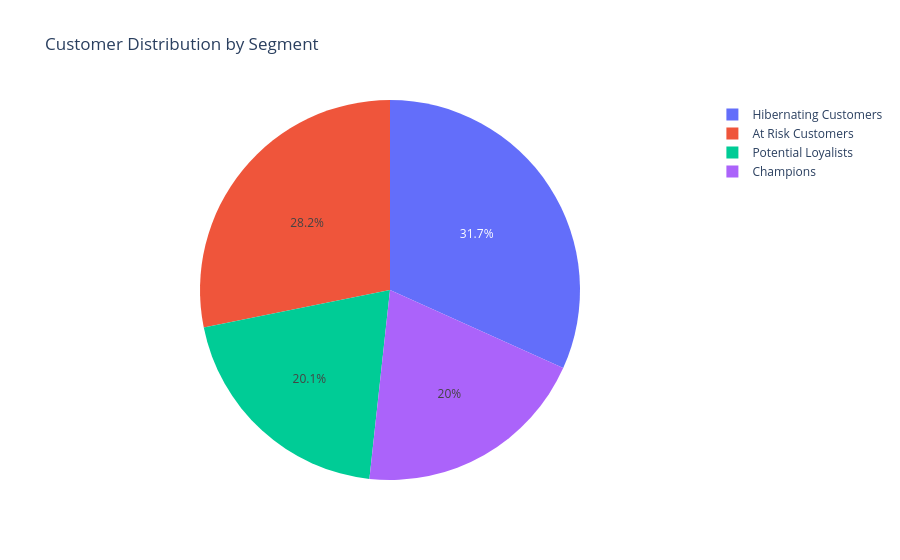
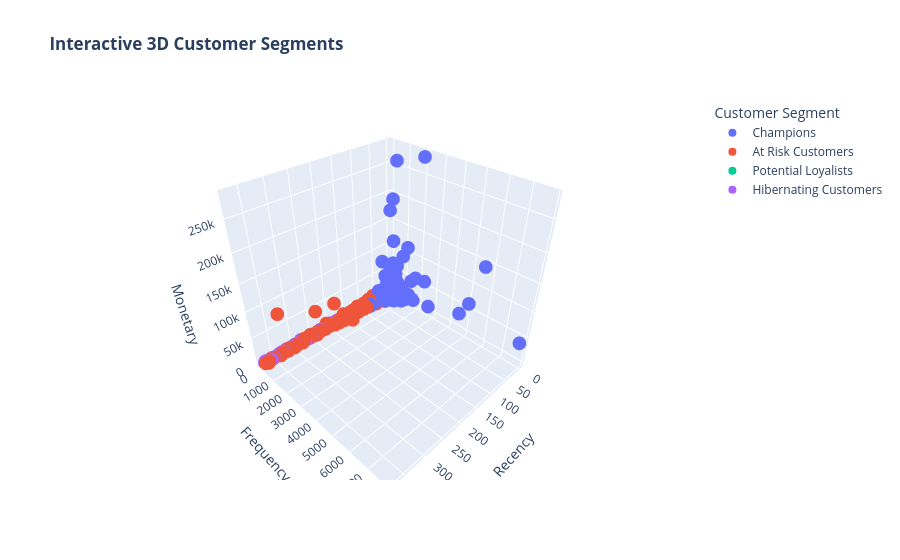
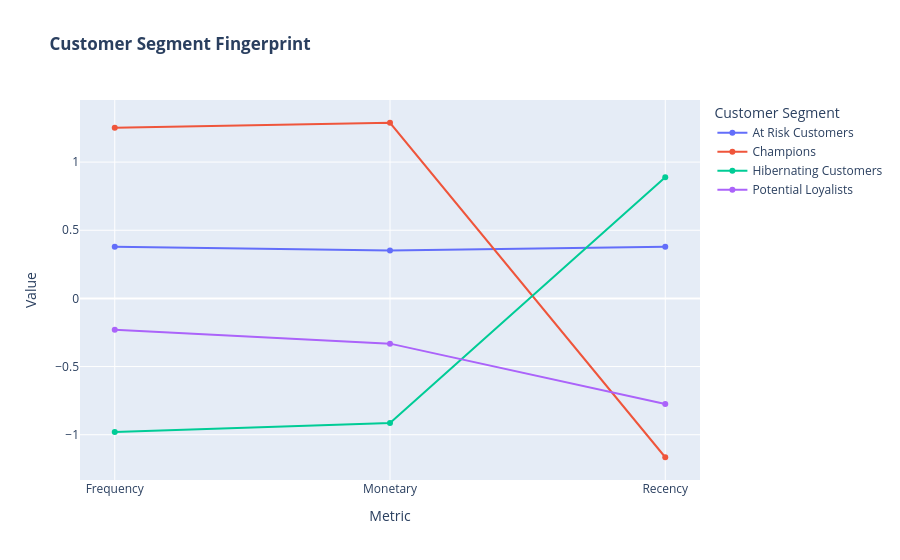
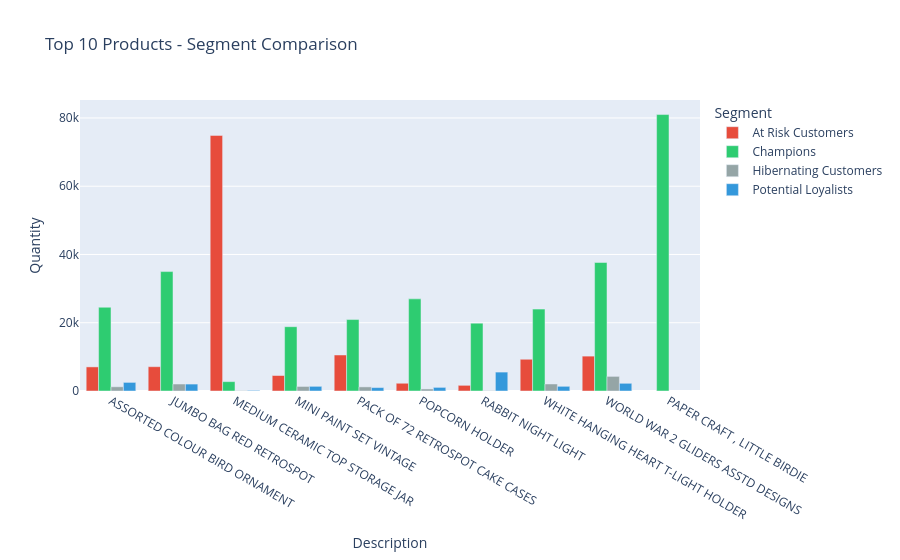

Notebook source saved alongside these figures, in order:
### Code cell
import pandas as pd
import numpy as np
import datetime as dt
from sklearn.preprocessing import StandardScaler
from sklearn.cluster import KMeans
import matplotlib.pyplot as plt
import seaborn as sns
import plotly.express as px

# Load the dataset
df = pd.read_csv('online_retail.csv')
df_copy = df.copy()

#Data Cleaning
df_copy = df_copy.dropna(subset=['CustomerID'])
df_copy = df_copy.dropna(subset=['Description'])

df_copy = df_copy[df_copy['Quantity'] > 0]
df_copy = df_copy[df_copy['UnitPrice'] > 0]

df_copy = df_copy[df_copy['InvoiceNo'].str.startswith('C') == False]
df_copy['TotalPrice'] = df_copy['Quantity'] * df_copy['UnitPrice']



# print(df.info())
# print(df.describe())
# print("\nMissing values:")
# print(df.isnull().sum())
# df.head()

#datetime
df_copy['InvoiceDate'] = pd.to_datetime(df_copy['InvoiceDate'])
snapshot_date = df_copy['InvoiceDate'].max() + dt.timedelta(days=1)

#Recency Frequency Monetary
rfm = df_copy.groupby("CustomerID").agg({
    'InvoiceDate': (lambda x:(snapshot_date - x.max()).days), #Recency
    'InvoiceNo': 'count', #Frequency
    'TotalPrice': 'sum' #Monetary
})

rfm.rename(columns={
    'InvoiceDate' : 'Recency',
    'InvoiceNo' : 'Frequency',
    'TotalPrice' : 'Monetary',
    
},
inplace=True
)

#Scaling and Log Transformation
rfm_log = np.log(rfm +1)
scaler =  StandardScaler()

rfm_scaled = scaler.fit_transform(rfm_log)
rfm_scaled_df = pd.DataFrame(rfm_scaled, index=rfm.index,columns = rfm.columns)

#finding the no. of clusters

sse = {}
for n in range(1,11) : 
    kmeans = KMeans(n_clusters=n,random_state=42,n_init=50)
    kmeans.fit(rfm_scaled_df)
    sse[n] = kmeans.inertia_

plt.figure(figsize=(8,6))
plt.title("Elbow method to find best value of n")

plt.xlabel("No. Of Clusters")
plt.ylabel("Inertia Level")

sns.pointplot(x=list(sse.keys()),y=list(sse.values()))

plt.grid(True)
plt.show()

kmeans = KMeans(n_clusters=4,random_state=42,n_init=50,init='k-means++')
rfm_scaled_df['Cluster'] = kmeans.fit_predict(rfm_scaled_df)

rfm['Cluster'] = kmeans.labels_

segment_names = {
    0 : "Champions",
    1 : "At Risk Customers",
    2 : "Potential Loyalists",
    3 : "Hibernating Customers"
}

rfm['Segment'] = rfm['Cluster'].map(segment_names)

# Set legend order for Segment
segment_order = ["Champions", "At Risk Customers", "Potential Loyalists", "Hibernating Customers"]


cluster_profile = rfm.groupby(['Cluster', 'Segment']).agg(
    {
        'Recency'  : ["mean","max","min"],
        'Frequency' :"mean",
        'Monetary' : ["mean","count"]

    }
).round(2)


print(cluster_profile.head())


segment_counts = rfm['Segment'].value_counts().reset_index()
segment_counts.columns = ['Segment', 'Count']
fig_pie = px.pie(
    segment_counts,
    values='Count',
    names='Segment',
    title="Customer Distribution by Segment",
    color_discrete_map={
    "Champions": "#2ecc71",
    "At Risk Customers": "#e74c3c",
    "Potential Loyalists": "#3498db",
    "Hibernating Customers": "#95a5a6"
    }
)

fig_pie.show()

# We use the dataframe that has both the coordinates and the labels
fig = px.scatter_3d(rfm, 
                    x='Recency', 
                    y='Frequency', 
                    z='Monetary',
                    color='Segment', # Colors dots by Segment name
                    hover_name=rfm.index, # Shows CustomerID when you hover
                    title='<b> Interactive 3D Customer Segments </b>',
                    category_orders={'Segment': ["Champions", "At Risk Customers", "Potential Loyalists", "Hibernating Customers"]})
fig.update_layout(scene = dict(
                    xaxis_title='Recency',
                    yaxis_title='Frequency',
                    zaxis_title='Monetary'),
                    legend_title='Customer Segment')


fig.show()



#snake plot
rfm_scaled_df["Cluster"] = rfm["Cluster"]
rfm_scaled_df["Segment"] = rfm["Segment"]
rfm_scaled_df["CustomerID"] = rfm.index

melted_df = pd.melt(
    rfm_scaled_df,
    id_vars=["CustomerID","Cluster","Segment"],
    value_vars=["Recency","Frequency","Monetary"],
    var_name="Metric",
    value_name="Value",

)

df_snake = melted_df.groupby(["Segment","Metric"])["Value"].mean().reset_index()

print(df_snake)
fig_snake = px.line(
    df_snake,
    x="Metric",
    y="Value",
    color="Segment",
    markers=True,
    category_orders={'Metric' : ["Champions", "At Risk Customers","Potential Loyalist", "Hibernating Customers"]},
    title="<b> Customer Segment Fingerprint </b>"

)

fig_snake.update_layout(
    xaxis_title="Metric",
    yaxis_title="Value",
    legend_title="Customer Segment"
)


fig_snake.show()

#Supply Chain Optimization
supply_chain_df = df_copy.merge(rfm[["Segment"]],on="CustomerID")

champions_products = supply_chain_df[supply_chain_df["Segment"]=="Champions"]

top_champion_products = champions_products.groupby("Description")["Quantity"].sum().sort_values(ascending=False)
print("Top 5 Products Purchased By Champions")
print(top_champion_products.head())

Atrisk_products = supply_chain_df[supply_chain_df["Segment"]=="At Risk Customers"]


top_at_risk_products = Atrisk_products.groupby("Description")["Quantity"].sum().sort_values(ascending=False)
print("Top 5 Products Purchased By At Risk Customers")
print(top_at_risk_products.head())

Potential_loyalists_products = supply_chain_df[supply_chain_df["Segment"]=="Potential Loyalists"]


top_potential_loyalists_products = Potential_loyalists_products.groupby("Description")["Quantity"].sum().sort_values(ascending=False)
print("Top 5 Products Purchased By Potential Loyalists")
print(top_potential_loyalists_products.head())

Hibernating_customers_products = supply_chain_df[supply_chain_df["Segment"]=="Hibernating Customers"]
top_hibernating_customers_products = Hibernating_customers_products.groupby("Description")["Quantity"].sum().sort_values(ascending=False)
print("Top 5 Products Purchased By Hibernating Customers")
print(top_hibernating_customers_products.head())

product_by_segment = supply_chain_df.groupby(["Description", "Segment"])["Quantity"].sum().reset_index()
top_overall_products = supply_chain_df.groupby("Description")["Quantity"].sum().sort_values(ascending=False).head(10).index
comparison_df = product_by_segment[product_by_segment["Description"].isin(top_overall_products)]
 
fig_comparison = px.bar(
        comparison_df,
        x="Description",
        y="Quantity",
        color="Segment",
        title="Top 10 Products - Segment Comparison",
        color_discrete_map={
            "Champions": "#2ecc71",
            "At Risk Customers": "#e74c3c",
            "Potential Loyalists": "#3498db",
            "Hibernating Customers": "#95a5a6"
        },
        barmode='group'
    )

fig_comparison.show()

### Figure 1 — Plotly figure (JSON) as saved in the notebook; plotly's stock layout.template omitted (floating-point values rounded to 4 significant figures)
{"data": [{"domain": {"x": [0, 1], "y": [0, 1]}, "hovertemplate": "Segment=%{label}<br>Count=%{value}<extra></extra>", "labels": ["Hibernating Customers", "At Risk Customers", "Potential Loyalists", "Champions"], "legendgroup": "", "name": "", "showlegend": true, "type": "pie", "values": [1377, 1222, 872, 867]}], "layout": {"legend": {"tracegroupgap": 0}, "title": {"text": "Customer Distribution by Segment"}}}

### Figure 2 — Plotly figure (JSON) as saved in the notebook; plotly's stock layout.template omitted (floating-point values rounded to 4 significant figures; data arrays with more than 128 entries replaced by an {"elided": "..."} marker saying what was removed)
{"data": [{"hovertemplate": "<b>%{hovertext}</b><br><br>Segment=Champions<br>Recency=%{x}<br>Frequency=%{y}<br>Monetary=%{z}<extra></extra>", "hovertext": {"elided": "867 float values"}, "legendgroup": "Champions", "marker": {"color": "#636efa", "symbol": "circle"}, "mode": "markers", "name": "Champions", "scene": "scene", "showlegend": true, "type": "scatter3d", "x": {"elided": "867 int values"}, "y": {"elided": "867 int values"}, "z": {"elided": "867 float values"}}, {"hovertemplate": "<b>%{hovertext}</b><br><br>Segment=At Risk Customers<br>Recency=%{x}<br>Frequency=%{y}<br>Monetary=%{z}<extra></extra>", "hovertext": {"elided": "1222 float values"}, "legendgroup": "At Risk Customers", "marker": {"color": "#EF553B", "symbol": "circle"}, "mode": "markers", "name": "At Risk Customers", "scene": "scene", "showlegend": true, "type": "scatter3d", "x": {"elided": "1222 int values"}, "y": {"elided": "1222 int values"}, "z": {"elided": "1222 float values"}}, {"hovertemplate": "<b>%{hovertext}</b><br><br>Segment=Potential Loyalists<br>Recency=%{x}<br>Frequency=%{y}<br>Monetary=%{z}<extra></extra>", "hovertext": {"elided": "872 float values"}, "legendgroup": "Potential Loyalists", "marker": {"color": "#00cc96", "symbol": "circle"}, "mode": "markers", "name": "Potential Loyalists", "scene": "scene", "showlegend": true, "type": "scatter3d", "x": {"elided": "872 int values"}, "y": {"elided": "872 int values"}, "z": {"elided": "872 float values"}}, {"hovertemplate": "<b>%{hovertext}</b><br><br>Segment=Hibernating Customers<br>Recency=%{x}<br>Frequency=%{y}<br>Monetary=%{z}<extra></extra>", "hovertext": {"elided": "1377 float values"}, "legendgroup": "Hibernating Customers", "marker": {"color": "#ab63fa", "symbol": "circle"}, "mode": "markers", "name": "Hibernating Customers", "scene": "scene", "showlegend": true, "type": "scatter3d", "x": {"elided": "1377 int values"}, "y": {"elided": "1377 int values"}, "z": {"elided": "1377 float values"}}], "layout": {"legend": {"title": {"text": "Customer Segment"}, "tracegroupgap": 0}, "scene": {"domain": {"x": [0, 1], "y": [0, 1]}, "xaxis": {"title": {"text": "Recency"}}, "yaxis": {"title": {"text": "Frequency"}}, "zaxis": {"title": {"text": "Monetary"}}}, "title": {"text": "<b> Interactive 3D Customer Segments </b>"}}}

### Figure 3 — Plotly figure (JSON) as saved in the notebook; plotly's stock layout.template omitted (floating-point values rounded to 4 significant figures)
{"data": [{"hovertemplate": "Segment=At Risk Customers<br>Metric=%{x}<br>Value=%{y}<extra></extra>", "legendgroup": "At Risk Customers", "line": {"color": "#636efa", "dash": "solid"}, "marker": {"symbol": "circle"}, "mode": "lines+markers", "name": "At Risk Customers", "orientation": "v", "showlegend": true, "type": "scatter", "x": ["Frequency", "Monetary", "Recency"], "xaxis": "x", "y": [0.3787, 0.352, 0.3796], "yaxis": "y"}, {"hovertemplate": "Segment=Champions<br>Metric=%{x}<br>Value=%{y}<extra></extra>", "legendgroup": "Champions", "line": {"color": "#EF553B", "dash": "solid"}, "marker": {"symbol": "circle"}, "mode": "lines+markers", "name": "Champions", "orientation": "v", "showlegend": true, "type": "scatter", "x": ["Frequency", "Monetary", "Recency"], "xaxis": "x", "y": [1.252, 1.289, -1.165], "yaxis": "y"}, {"hovertemplate": "Segment=Hibernating Customers<br>Metric=%{x}<br>Value=%{y}<extra></extra>", "legendgroup": "Hibernating Customers", "line": {"color": "#00cc96", "dash": "solid"}, "marker": {"symbol": "circle"}, "mode": "lines+markers", "name": "Hibernating Customers", "orientation": "v", "showlegend": true, "type": "scatter", "x": ["Frequency", "Monetary", "Recency"], "xaxis": "x", "y": [-0.9795, -0.9136, 0.8878], "yaxis": "y"}, {"hovertemplate": "Segment=Potential Loyalists<br>Metric=%{x}<br>Value=%{y}<extra></extra>", "legendgroup": "Potential Loyalists", "line": {"color": "#ab63fa", "dash": "solid"}, "marker": {"symbol": "circle"}, "mode": "lines+markers", "name": "Potential Loyalists", "orientation": "v", "showlegend": true, "type": "scatter", "x": ["Frequency", "Monetary", "Recency"], "xaxis": "x", "y": [-0.2291, -0.3318, -0.7753], "yaxis": "y"}], "layout": {"legend": {"title": {"text": "Customer Segment"}, "tracegroupgap": 0}, "title": {"text": "<b> Customer Segment Fingerprint </b>"}, "xaxis": {"anchor": "y", "categoryarray": ["Champions", "At Risk Customers", "Potential Loyalist", "Hibernating Customers"], "categoryorder": "array", "domain": [0, 1], "title": {"text": "Metric"}}, "yaxis": {"anchor": "x", "domain": [0, 1], "title": {"text": "Value"}}}}

### Figure 4 — Plotly figure (JSON) as saved in the notebook; plotly's stock layout.template omitted (floating-point values rounded to 4 significant figures)
{"data": [{"alignmentgroup": "True", "hovertemplate": "Segment=At Risk Customers<br>Description=%{x}<br>Quantity=%{y}<extra></extra>", "legendgroup": "At Risk Customers", "marker": {"color": "#e74c3c", "pattern": {"shape": ""}}, "name": "At Risk Customers", "offsetgroup": "At Risk Customers", "orientation": "v", "showlegend": true, "textposition": "auto", "type": "bar", "x": ["ASSORTED COLOUR BIRD ORNAMENT", "JUMBO BAG RED RETROSPOT", "MEDIUM CERAMIC TOP STORAGE JAR", "MINI PAINT SET VINTAGE ", "PACK OF 72 RETROSPOT CAKE CASES", "POPCORN HOLDER", "RABBIT NIGHT LIGHT", "WHITE HANGING HEART T-LIGHT HOLDER", "WORLD WAR 2 GLIDERS ASSTD DESIGNS"], "xaxis": "x", "y": [7060, 7119, 74892, 4537, 10550, 2270, 1662, 9301, 10220], "yaxis": "y"}, {"alignmentgroup": "True", "hovertemplate": "Segment=Champions<br>Description=%{x}<br>Quantity=%{y}<extra></extra>", "legendgroup": "Champions", "marker": {"color": "#2ecc71", "pattern": {"shape": ""}}, "name": "Champions", "offsetgroup": "Champions", "orientation": "v", "showlegend": true, "textposition": "auto", "type": "bar", "x": ["ASSORTED COLOUR BIRD ORNAMENT", "JUMBO BAG RED RETROSPOT", "MEDIUM CERAMIC TOP STORAGE JAR", "MINI PAINT SET VINTAGE ", "PACK OF 72 RETROSPOT CAKE CASES", "PAPER CRAFT , LITTLE BIRDIE", "POPCORN HOLDER", "RABBIT NIGHT LIGHT", "WHITE HANGING HEART T-LIGHT HOLDER", "WORLD WAR 2 GLIDERS ASSTD DESIGNS"], "xaxis": "x", "y": [24541, 34985, 2742, 18839, 20936, 80995, 26994, 19883, 23992, 37655], "yaxis": "y"}, {"alignmentgroup": "True", "hovertemplate": "Segment=Hibernating Customers<br>Description=%{x}<br>Quantity=%{y}<extra></extra>", "legendgroup": "Hibernating Customers", "marker": {"color": "#95a5a6", "pattern": {"shape": ""}}, "name": "Hibernating Customers", "offsetgroup": "Hibernating Customers", "orientation": "v", "showlegend": true, "textposition": "auto", "type": "bar", "x": ["ASSORTED COLOUR BIRD ORNAMENT", "JUMBO BAG RED RETROSPOT", "MEDIUM CERAMIC TOP STORAGE JAR", "MINI PAINT SET VINTAGE ", "PACK OF 72 RETROSPOT CAKE CASES", "POPCORN HOLDER", "RABBIT NIGHT LIGHT", "WHITE HANGING HEART T-LIGHT HOLDER", "WORLD WAR 2 GLIDERS ASSTD DESIGNS"], "xaxis": "x", "y": [1240, 2046, 101, 1332, 1205, 605, 114, 2059, 4284], "yaxis": "y"}, {"alignmentgroup": "True", "hovertemplate": "Segment=Potential Loyalists<br>Description=%{x}<br>Quantity=%{y}<extra></extra>", "legendgroup": "Potential Loyalists", "marker": {"color": "#3498db", "pattern": {"shape": ""}}, "name": "Potential Loyalists", "offsetgroup": "Potential Loyalists", "orientation": "v", "showlegend": true, "textposition": "auto", "type": "bar", "x": ["ASSORTED COLOUR BIRD ORNAMENT", "JUMBO BAG RED RETROSPOT", "MEDIUM CERAMIC TOP STORAGE JAR", "MINI PAINT SET VINTAGE ", "PACK OF 72 RETROSPOT CAKE CASES", "POPCORN HOLDER", "RABBIT NIGHT LIGHT", "WHITE HANGING HEART T-LIGHT HOLDER", "WORLD WAR 2 GLIDERS ASSTD DESIGNS"], "xaxis": "x", "y": [2521, 2031, 181, 1368, 1002, 1062, 5543, 1373, 2256], "yaxis": "y"}], "layout": {"barmode": "group", "legend": {"title": {"text": "Segment"}, "tracegroupgap": 0}, "title": {"text": "Top 10 Products - Segment Comparison"}, "xaxis": {"anchor": "y", "domain": [0, 1], "title": {"text": "Description"}}, "yaxis": {"anchor": "x", "domain": [0, 1], "title": {"text": "Quantity"}}}}
